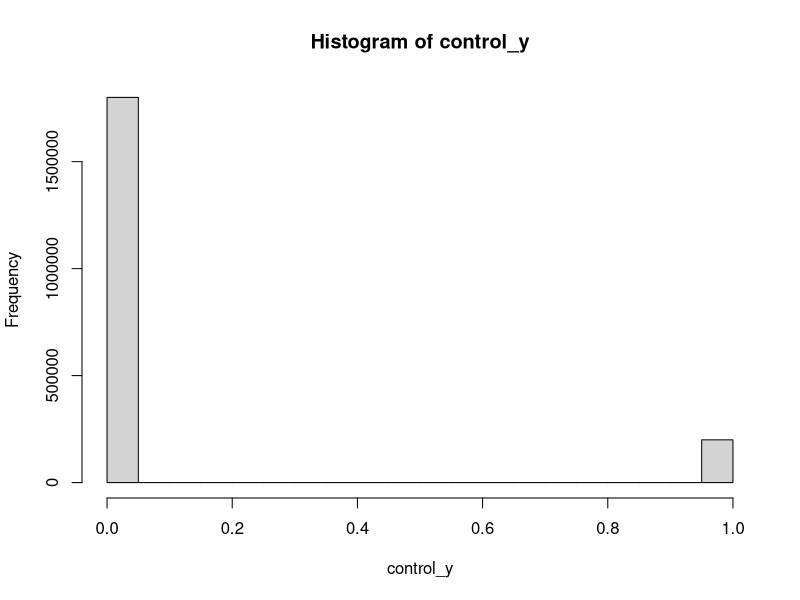
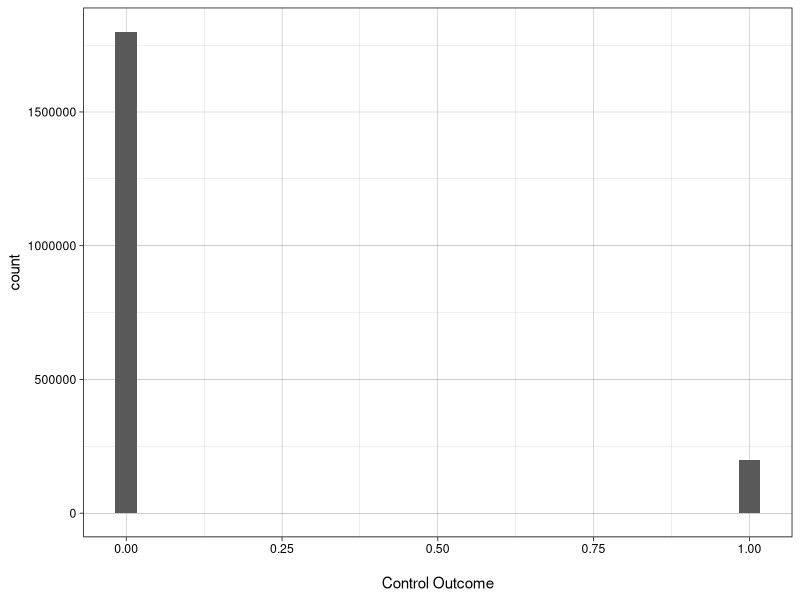
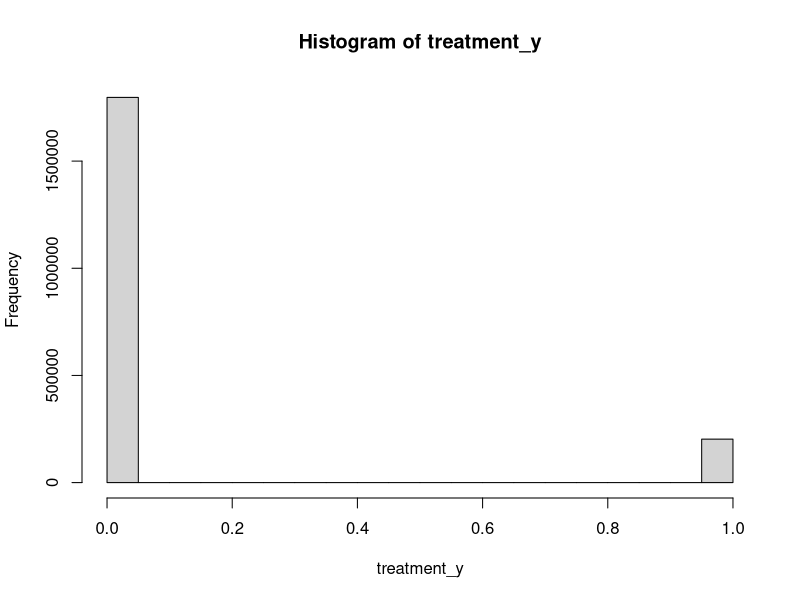

Generate these figures, in order, with R:
## ---- chunk 1
# Load required packages
xfun::pkg_attach2("DiagrammeR")
## ---- chunk 2
DiagrammeR::mermaid("
graph TB
  A[Hypothesise DGP]-->AA[Identification strategies]
  AA-->B[Functions for 1 draw & analysis]
  B-->C[Function to repeat for n draws]
  B-- Debug -->B
  C-->D[Plot simulations]
  C-- Debug -->C 
  D-- Debug -->D
  D-- Iterate -->A
")
## ---- chunk 3
control_y_1 <- rbinom(n = 1, size = 1, prob = 0.1)
control_y_1
## ---- chunk 4
# number of observations variable to ensure consistency across sims
n_obs <- 2e6
control_prob <- 0.1

control_y <- rbinom(n = n_obs, size = 1, prob = control_prob)
hist(control_y)
## ---- chunk 5
# ggplot2 is a member of the "tidyverse" set of packages
xfun::pkg_attach2("tidyverse")

# I personally enjoy the simplicity of the linedraw theme
theme_set(theme_linedraw())

# ggplot cannot accept a vector, like hist. 
# Instead you need to convert to a data frame or the tidyverse equivalent "tibble"
control_y_tbl <- as_tibble(control_y)

# Plot and change the x-axis label
ggplot(control_y_tbl, aes(value)) + # as_tibble names the column "value" by default
  geom_histogram() + 
  xlab("\nControl Outcome") # \n adds a line break before the label
## ---- chunk 6
rel_effect <- 0.01
treat_prob <- control_prob + (control_prob * rel_effect)
treatment_y <- rbinom(n = n_obs, size = 1, prob = treat_prob)

hist(treatment_y)
## ---- chunk 7
mean(treatment_y) - mean(control_y) 
## ---- chunk 8
one_sim <- function(n, control_prob, rel_effect) {
  treat_prob <- control_prob + (control_prob * rel_effect)
    
  cy <- rbinom(n = n, size = 1, prob = control_prob)
  ty <- rbinom(n = n, size = 1, prob = treat_prob)
  
  mean(ty) - mean(cy)
}
## ---- chunk 9
one_sim(n = n_obs, control_prob = control_prob, 
        rel_effect = rel_effect)
